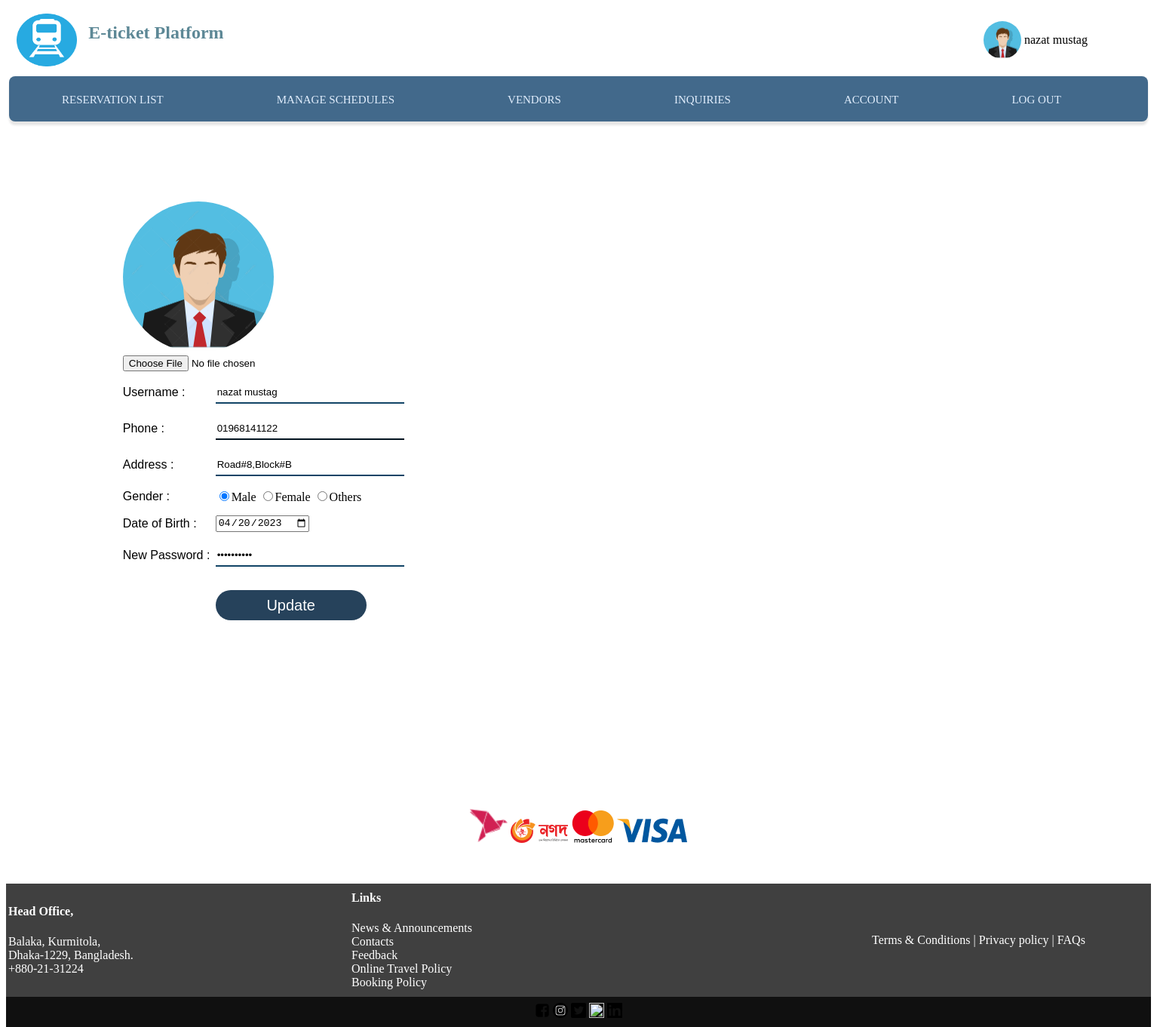
The page /view/EditAcc.php (signed in) on the database its author committed.
### tables this page shows
CREATE TABLE `emp` (
  `username` varchar(100) NOT NULL,
  `phone` varchar(100) NOT NULL,
  `email` varchar(100) NOT NULL,
  `address` varchar(100) NOT NULL,
  `password` varchar(100) NOT NULL,
  `gender` varchar(100) NOT NULL,
  `dob` varchar(100) NOT NULL,
  `nid` varchar(100) NOT NULL
);

### control/EditAccCheck.php (called while the page is built, shortened)
<?php
include("../model/mydb.php");
$mydb= new MyDB();
$conObj = $mydb->openCon();
$data = $mydb->getUserEmail($conObj,"emp",$_SESSION['email']);
if($data->num_rows>0)
{
    while($row=$data->fetch_assoc())
    {
        $name=$row['username'];
        $gender=$row['gender'];
        $address=$row['address'];
        $phone=$row['phone'];
        $dob=$row['dob'];
        $file=$row['nid'];
        $password=$row['password'];
    }
}

### model/mydb.php (called while the page is built, shortened)
<?php
class MyDB{
    function getUserEmail($con,$table,$email)
    {
        $sql="SELECT * FROM $table WHERE email='$email'";
        $db=$con->query($sql);
        return $db;
    }
}
?>

### view/EditAcc.php (the view, shortened to what this page needs)
<?php
     include "../control/EditAccCheck.php";
?>
<html>
    <head>
        <link rel="stylesheet" type="text/css" href="../css/mycss.css">
    </head>
    <body>
    <table height=90 width=1500>
            <tr>
                <td width=7% align="center"><a href="../view/EmpHome.php"><img src="../resources/train2.png" width=80px height=70px></a></td>
                <td width=73%><h2><font color="#5D8896">E-ticket Platform</font></h2></td>
                <td width=10% align="right"> <img class="dp" src="<?php echo $file; ?>" width=50px height=50px></td>
                <td width=10% align="left">
                    <?php
                           echo $name;
                        ?>
                </td>
            </tr>
        </table>
        <table width=100% height=60>
            <tr>
              <td class="navtable">
                 <div class="container">
                 <nav>
                  <ul>
                    <li><a href="../view/Reservations.php">Reservation List</li>
                    <li>  <a href="../view/Schedule.php">Manage schedules</li>
                    <li>  <a href="../view/Vendors.php">Vendors</li>
                    <li>  <a href="../view/Inquiries.php">Inquiries</li>
                    <li> <a href="../view/EditAcc.php">Account</li>
                    <li>  <a href="../control/logout2.php">Log out</li>
                  </ul>
                </nav>
                </div>
             </td>
           </tr>
        </table>
        <div class="mainTable">
               <form action="" method="post" enctype="multipart/form-data" onsubmit="return accValidation()">
                  <table align='center' width=80%>
                    <tr>
                         <td><img class="dp1" src="<?php echo $file; ?>" width=100px height=100px></td>
                    </tr>
                    <tr>
                         <td><input type="file" id="empnid" name="file" value=""> <p id="niderror"></p></td>
                    </tr>
                  </table>
                  <table align='center' width=80%>
                       <tr>
                         <td width=10%><div class="accbox">Username : </td>
                         <td> <div class="accbox"><input type="text" id="empname"  name="name" value="<?php echo $name; ?>"></div><p id="nameerror"></p></td>
                       </tr>
                       <tr>
                         <td><div class="accbox">Phone : </td>
                         <td> <div class="accbox"><input type="number" id="empphone" name="phone" value="<?php echo $phone; ?>"></div><p id="phoneerror"></p></td>
                       </tr>
                       <tr>
                         <td><div class="accbox">Address : </td></div>
                         <td><div class="accbox"> <input type="text" id="empaddress" name="address" value="<?php echo $address; ?>"></div><p id="addresserror"></p></td>
                       <tr>
                         <td><div class="accbox">Gender :</div> </td>
                         <td>  <input type="radio" name="gender" value="male" <?php if($gender=='male'){
                              echo 'checked';
                              }?>
                               >Male
                               <input type="radio" name="gender" value="female" <?php if($gender=='female'){
                              echo 'checked';
                              }?>>Female
                               <input type="radio" name="gender" value="others" <?php if($gender=='others'){
                              echo 'checked';
                              }?>>Others
                              </td>
                       </tr>
                       <tr>
                         <td><div class="accbox">Date of Birth : </td>
                         <td> <input type="date" id="empdob" name="dob" value="<?php echo $dob; ?>"></div><p id="doberror"></p></td>
                       </tr>
                       <tr>
                         <td><div class="accbox">New Password : </td>
                         <td> <div class="accbox"><input type="password" id="emppass" name="password" value="<?php echo $password; ?>"></div><p id="passerror"></p></td>
                       </tr>
                       <tr>
                         <td> </td>
                         <td> <input class="accupdate" type="submit" name="update" value="Update"> </td>
                       </tr>
        <?php include('../view/footer2.php'); ?>
    </body>
</html>

### css/mycss.css (style rules this page uses)
div.mainTable { position:relative; top: 100px; }
.container { width: 100%; display: flex; align-items: center; justify-content: center; }
nav { position: relative; width: 1500px; height: 50px; border-radius: 8px; background: #42698b; padding: 5px; box-shadow: 0 5px 3px 0 rgba(0,0,0,.1); }
nav ul li { list-style: none; display: inline-block; font-size: 15px; font-weight: 500; color: white; cursor: pointer; z-index: 2; }
nav a { font-size: 15px; display: inline-block; padding: 0px 25px; line-height: 40px; text-transform: uppercase; color: rgb(224, 237, 252); text-decoration: none; position: relative; text-align: center; bottom: 10px; z-index: 2; transition: color 0.1s; }
nav a::after { content: ''; background: #06395b; width: 250px; height: 100%; border-radius: 8px; position: absolute; top: 50%; left: 50%; transform: translate(-50%,-50%); z-index: -1; opacity: 0; }
img.dp { border-radius: 50%; }
img.dp1 { border-radius: 50%; height: 200px; width: 200px; }
.accbox { padding:7px 0; font-family: Arial, Helvetica, sans-serif; }
.accbox input { height: 30px; width: 250px; border: none; outline: none; border-bottom: 2px solid #114466; font-family: Arial, Helvetica, sans-serif; }
.accupdate { position: relative; top:20px; width: 200px; height: 40px; border:none; border-radius: 20px; background: #26425b; font-size: 20px; font-family: Arial, Helvetica, sans-serif; color: #ffffff; }
.sec input[type=text],input[type=number] { border: none; outline: none; border-bottom: 2px solid #02131f; height: 30px; width: 250px; }

### rows shown on the page
emp: nid (picture), username "nazat mustag", name "nazat mustag", phone "01968141122", address "Road#8,Block#B", gender "☑", dob "04/20/2023"
